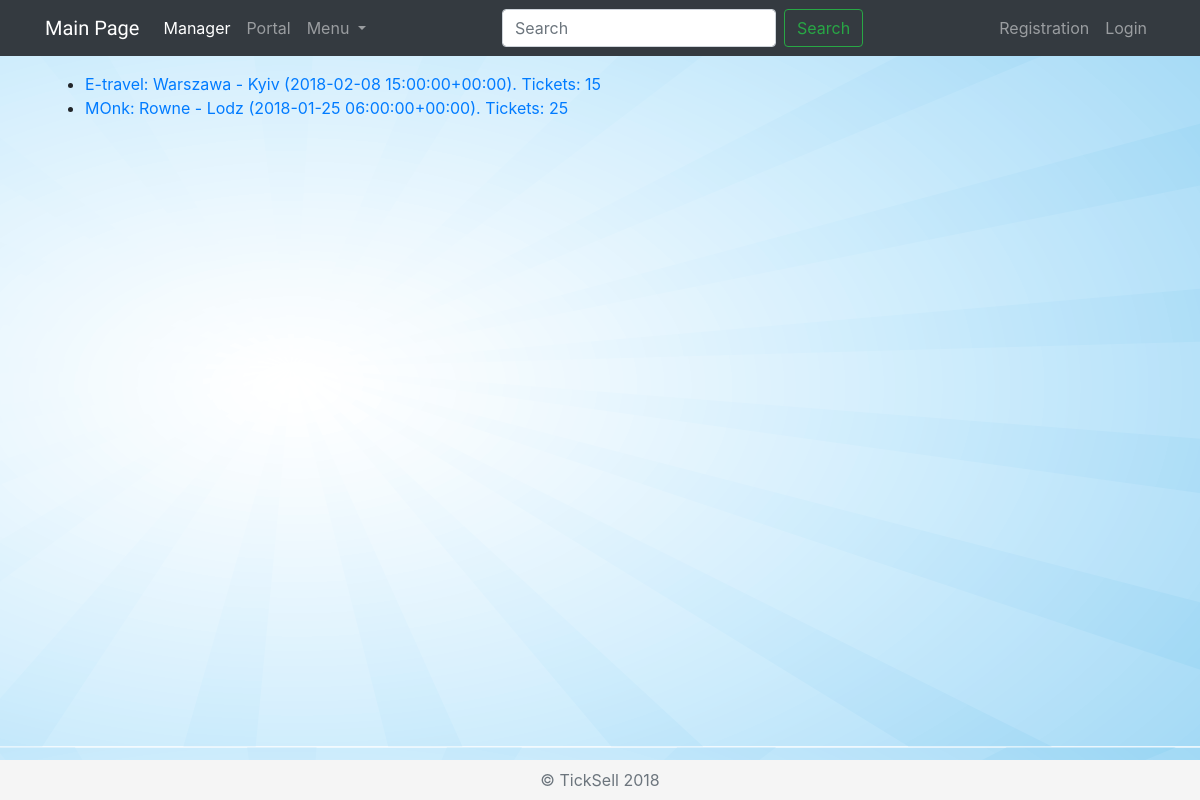
The page /manager/trips/ on the database its author committed.
### manager/models.py (models this page shows, shortened)
class Trip(models.Model):
    carrier = models.ForeignKey(Carrier, on_delete=models.CASCADE)
    departure_city = models.CharField(max_length=100)
    arrive_city = models.CharField(max_length=100)
    date = models.DateTimeField()
    quantity = models.IntegerField(default=0)
    def __str__(self):
        return str(self.carrier) + ': ' + str(self.departure_city) + ' - ' + str(self.arrive_city) \
               + ' (' + str(self.date) + '). Tickets: ' + str(self.quantity)

class Carrier(models.Model):
    name = models.CharField(max_length=500)
    register_date = models.DateField()
    agreement = models.FileField(null=True, blank=True, default=None)
    def __str__(self):
        return self.name

### manager/views.py (the view)
class IndexTripView(generic.ListView):
    template_name = 'trips/index.html'
    context_object_name = 'all_trips'
    def get_queryset(self):
        return Trip.objects.all()

### manager/templates/trips/index.html (shortened to what this page needs)
{% extends "layouts/master.html" %}
{% block nav_active %}active{% endblock %}
{% block content %}
    {% if all_trips %}
        <ul>
            {% for trip in all_trips %}
            <li><a href="{% url 'manager:trip_detail' trip.id %}">{{ trip }}</a></li>
            {% endfor %}
        </ul>
    {% else %}
        <h3>You don't have any trips</h3>
    {% endif %}
{% endblock %}

### manager/static/manager/style.css (style rules this page uses)
body { background: white url("images/background1.png"); }

### rows shown on the page
Trip: carrier+departure_city+arrive_city "E-travel: Warszawa - Kyiv (2018-02-08 15:00:00+00:00). Tickets: 15"
Trip: carrier+departure_city+arrive_city "MOnk: Rowne - Lodz (2018-01-25 06:00:00+00:00). Tickets: 25"
